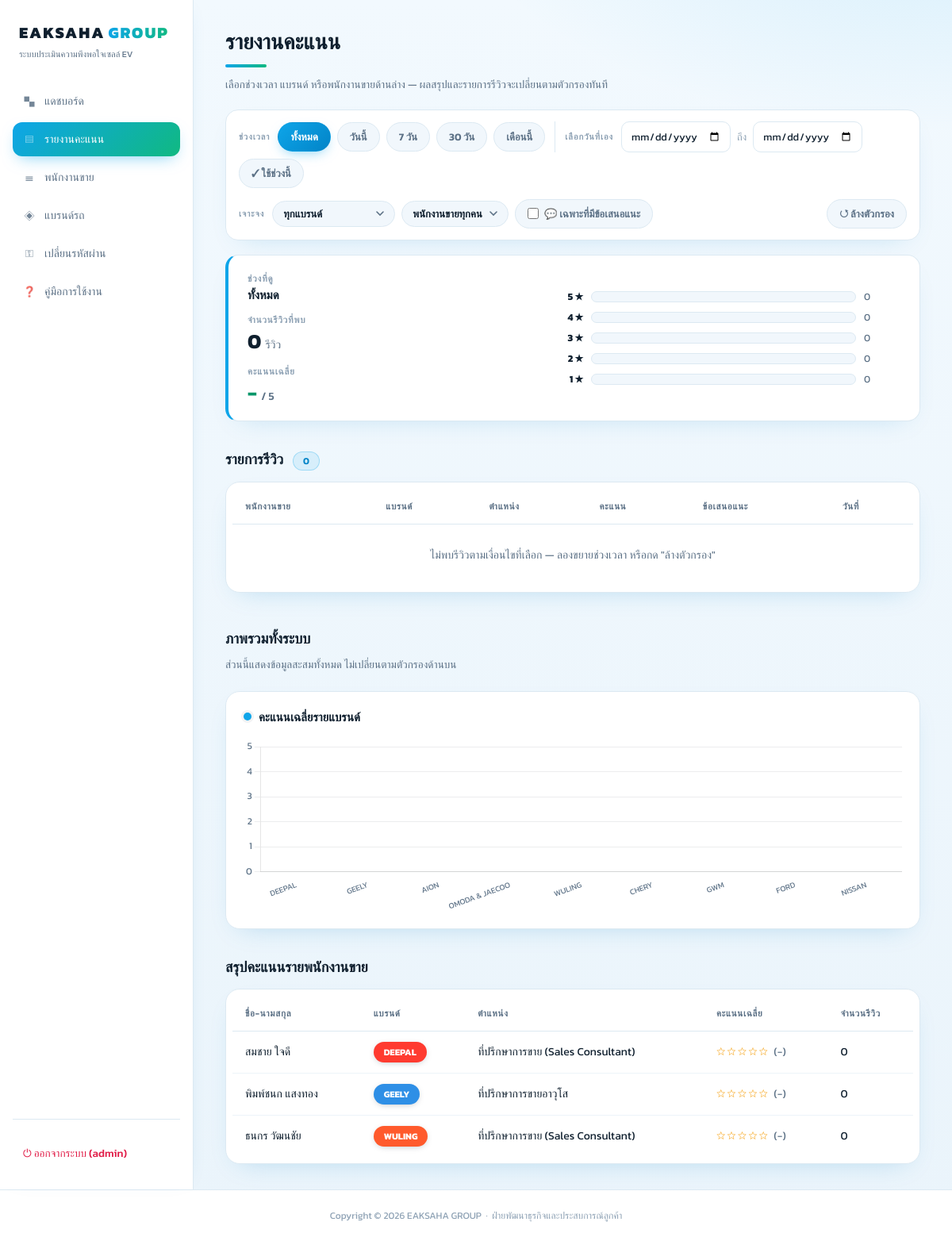
Page /admin/report.php (signed in) on the committed database.
### tables this page shows
CREATE TABLE IF NOT EXISTS `staff` (
    `id`       INT AUTO_INCREMENT PRIMARY KEY,
    `code`     VARCHAR(20)  NOT NULL UNIQUE,
    `name`     VARCHAR(150) NOT NULL,
    `position` VARCHAR(150) NOT NULL,
    `brand_id` INT NULL,
    `photo`    VARCHAR(255) NULL,
    `created_at` TIMESTAMP DEFAULT CURRENT_TIMESTAMP,
    CONSTRAINT `fk_staff_brand` FOREIGN KEY (`brand_id`)
        REFERENCES `brands`(`id`) ON DELETE SET NULL ON UPDATE CASCADE
);

CREATE TABLE IF NOT EXISTS `brands` (
    `id`         INT AUTO_INCREMENT PRIMARY KEY,
    `name`       VARCHAR(80)  NOT NULL,
    `code`       VARCHAR(40)  NOT NULL UNIQUE,
    `color`      VARCHAR(20)  DEFAULT '#E10600',
    `sort_order` INT DEFAULT 0
);

### admin/report.php (the view, shortened to what this page needs)
<?php
require '../conn/config.php';
$validDate = fn($d) => is_string($d) && preg_match('/^\d{4}-\d{2}-\d{2}$/', $d);
$hasFeedback = isset($_GET['has_feedback']) && $_GET['has_feedback'] === '1';
$range       = $_GET['range'] ?? 'all';
$dateFrom    = $validDate($_GET['date_from'] ?? '') ? $_GET['date_from'] : '';
$dateTo      = $validDate($_GET['date_to']   ?? '') ? $_GET['date_to']   : '';
switch ($range) {
    case 'all':
    default:      $range = 'all'; $dateFrom = ''; $dateTo = '';
}
$where  = [];
$params = [];
$whereSql = $where ? ('WHERE ' . implode(' AND ', $where)) : '';
$stStat = $pdo->prepare("SELECT COUNT(*) AS total, ROUND(AVG(r.score),2) AS avg_score
                         FROM ratings r JOIN staff s ON s.id = r.staff_id $whereSql");
$stStat->execute($params);
$fStat    = $stStat->fetch() ?: [];
$fCount   = (int) ($fStat['total'] ?? 0);
$fAvg     = $fStat['avg_score'] !== null ? (float) ($fStat['avg_score'] ?? 0) : null;
$dist = [5 => 0, 4 => 0, 3 => 0, 2 => 0, 1 => 0];
$distTotal = max(1, array_sum($dist));
$stList = $pdo->prepare("
    SELECT r.score, r.feedback, r.created_at, s.name, s.position, b.name AS brand_name, b.color AS brand_color
    FROM ratings r
    JOIN staff s ON s.id = r.staff_id
    LEFT JOIN brands b ON b.id = s.brand_id
    $whereSql
    ORDER BY r.created_at DESC
    LIMIT 200
");
$stList->execute($params);
$ratings = $stList->fetchAll();
$summary = $pdo->query("
    SELECT s.id, s.name, s.position, b.name AS brand_name, b.color AS brand_color,
           COUNT(r.id) AS total_ratings, AVG(r.score) AS avg_score
    FROM staff s
    LEFT JOIN ratings r ON r.staff_id = s.id
    LEFT JOIN brands  b ON b.id = s.brand_id
    GROUP BY s.id, s.name, s.position, b.name, b.color
    ORDER BY s.id ASC
")->fetchAll();
$brandAvg = $pdo->query("
    SELECT b.name, b.color, ROUND(AVG(r.score), 2) AS avg_score, COUNT(r.id) AS total
    FROM brands b
    LEFT JOIN staff s   ON s.brand_id = b.id
    LEFT JOIN ratings r ON r.staff_id = s.id
    GROUP BY b.id, b.name, b.color
    ORDER BY b.sort_order ASC
")->fetchAll();
$barLabels = array_column($brandAvg, 'name');
$barScores = array_map(fn($r) => $r['avg_score'] !== null ? (float) $r['avg_score'] : 0, $brandAvg);
$barColors = array_column($brandAvg, 'color');
$barTotals = array_column($brandAvg, 'total');
$rangeNames = ['all' => 'ทั้งหมด', 'today' => 'วันนี้', '7d' => '7 วันล่าสุด', '30d' => '30 วันล่าสุด', 'month' => 'เดือนนี้', 'custom' => 'กำหนดเอง'];
$rangeText  = $rangeNames[$range] ?? 'ทั้งหมด';
$distLabels = [5 => 'พึงพอใจมากที่สุด', 4 => 'พึงพอใจมาก', 3 => 'ปานกลาง', 2 => 'พึงพอใจน้อย', 1 => 'ควรปรับปรุง'];
require 'includes/head.php';
?>
<h1>รายงานคะแนน</h1>
<p class="page-sub">เลือกช่วงเวลา แบรนด์ หรือพนักงานขายด้านล่าง — ผลสรุปและรายการรีวิวจะเปลี่ยนตามตัวกรองทันที</p>
<form method="GET" id="filterForm">
    <div class="filter-bar" style="flex-direction:column; align-items:stretch; gap:14px;">
        <div class="filter-group">
            <span class="filter-label">ช่วงเวลา</span>
            <button type="submit" name="range" value="all"   class="pill <?= $range === 'all'   ? 'active' : '' ?>">ทั้งหมด</button>
            <button type="submit" name="range" value="today" class="pill <?= $range === 'today' ? 'active' : '' ?>">วันนี้</button>
            <button type="submit" name="range" value="7d"    class="pill <?= $range === '7d'    ? 'active' : '' ?>">7 วัน</button>
            <button type="submit" name="range" value="30d"   class="pill <?= $range === '30d'   ? 'active' : '' ?>">30 วัน</button>
            <button type="submit" name="range" value="month" class="pill <?= $range === 'month' ? 'active' : '' ?>">เดือนนี้</button>
            <span class="filter-label">เลือกวันที่เอง</span>
            <input type="date" name="date_from" value="<?= htmlspecialchars($dateFrom) ?>" class="date-input">
            <span class="to">ถึง</span>
            <input type="date" name="date_to" value="<?= htmlspecialchars($dateTo) ?>" class="date-input">
            <button type="submit" name="range" value="custom" class="pill mint <?= $range === 'custom' ? 'active' : '' ?>">✓ ใช้ช่วงนี้</button>
        </div>
        <div class="filter-group">
            <span class="filter-label">เจาะจง</span>
            <select name="brand_id" class="filter-select" onchange="this.form.submit()">
                <option value="">ทุกแบรนด์</option>
            </select>
            <select name="staff_id" class="filter-select" onchange="this.form.submit()">
                <option value="">พนักงานขายทุกคน</option>
            </select>
            <label class="check-pill <?= $hasFeedback ? 'active' : '' ?>">
                <input type="checkbox" name="has_feedback" value="1" <?= $hasFeedback ? 'checked' : '' ?> onchange="this.form.submit()">
                💬 เฉพาะที่มีข้อเสนอแนะ
            </label>
            <a href="report.php" class="pill" style="margin-left:auto;">↺ ล้างตัวกรอง</a>
        </div>
    </div>
</form>
<div class="result-strip">
    <div class="rs-stats">
        <div class="rs-stat">
            <div class="rs-label">ช่วงที่ดู</div>
            <div class="rs-value rs-small"><?= htmlspecialchars($rangeText) ?></div>
        </div>
        <div class="rs-stat">
            <div class="rs-label">จำนวนรีวิวที่พบ</div>
            <div class="rs-value"><?= number_format($fCount) ?> <small>รีวิว</small></div>
        </div>
        <div class="rs-stat">
            <div class="rs-label">คะแนนเฉลี่ย</div>
            <div class="rs-value rs-mint"><?= $fAvg !== null && $fCount > 0 ? number_format($fAvg, 2) : '-' ?> <small>/ 5</small></div>
        </div>
    </div>
    <div class="rs-dist">
        <?php foreach ($dist as $score => $cnt): $pct = round($cnt / $distTotal * 100); ?>
            <div class="dist-row" title="<?= $distLabels[$score] ?>">
                <span class="dist-score"><?= $score ?> ★</span>
                <div class="dist-track">
                </div>
                <span class="dist-count"><?= number_format($cnt) ?></span>
            </div>
        <?php endforeach; ?>
    </div>
</div>
<h2 class="section-title">รายการรีวิว <span class="count-badge"><?= number_format(min($fCount, 200)) ?><?= $fCount > 200 ? ' จาก ' . number_format($fCount) : '' ?></span></h2>
<div class="table-card">
    <table>
        <thead>
            <tr><th>พนักงานขาย</th><th>แบรนด์</th><th>ตำแหน่ง</th><th>คะแนน</th><th>ข้อเสนอแนะ</th><th>วันที่</th></tr>
        </thead>
        <tbody>
            <?php if (empty($ratings)): ?>
                <tr><td colspan="6" class="empty-cell">ไม่พบรีวิวตามเงื่อนไขที่เลือก — ลองขยายช่วงเวลา หรือกด "ล้างตัวกรอง"</td></tr>
            <?php endif; ?>
        </tbody>
    </table>
</div>
<h2 class="section-title" style="margin-top:44px;">ภาพรวมทั้งระบบ</h2>
<p class="page-sub" style="margin-top:-6px;">ส่วนนี้แสดงข้อมูลสะสมทั้งหมด ไม่เปลี่ยนตามตัวกรองด้านบน</p>
<div class="chart-grid">
    <div class="chart-card">
        <div class="chart-head"><div class="chart-title"><span class="dot red"></span>คะแนนเฉลี่ยรายแบรนด์</div></div>
        <canvas id="barChart" height="80"></canvas>
    </div>
</div>
<h2 class="section-title">สรุปคะแนนรายพนักงานขาย</h2>
<div class="table-card">
    <table>
        <thead>
            <tr><th>ชื่อ-นามสกุล</th><th>แบรนด์</th><th>ตำแหน่ง</th><th>คะแนนเฉลี่ย</th><th>จำนวนรีวิว</th></tr>
        </thead>
        <tbody>
            <?php if (empty($summary)): ?>
                <tr><td colspan="5" class="empty-cell">ยังไม่มีข้อมูลพนักงานขาย — เพิ่มได้ที่เมนู "พนักงานขาย"</td></tr>
            <?php else: ?>
                <?php foreach ($summary as $row): ?>
                    <tr>
                        <td class="wrap-cell"><?= htmlspecialchars($row['name']) ?></td>
                        <td>
                            <?php if (!empty($row['brand_name'])): ?>
                                <span class="brand-tag" style="background:<?= htmlspecialchars($row['brand_color'] ?? '#0EA5E9') ?>"><?= htmlspecialchars($row['brand_name']) ?></span>
                            <?php else: ?>
                                <span class="brand-tag none">-</span>
                            <?php endif; ?>
                        </td>
                        <td class="wrap-cell"><?= htmlspecialchars($row['position']) ?></td>
                        <td class="stars-display">
                            <?php $avg = $row['avg_score'] !== null ? round((float) $row['avg_score']) : 0;
                                  echo str_repeat('★', (int) $avg) . str_repeat('☆', 5 - (int) $avg); ?>
                            <span style="color:#5C7186; letter-spacing:normal;">(<?= $row['avg_score'] !== null ? round((float) $row['avg_score'], 2) : '-' ?>)</span>
                        </td>
                        <td><?= (int) $row['total_ratings'] ?></td>
                    </tr>
                <?php endforeach; ?>
            <?php endif; ?>
        </tbody>
    </table>
</div>
<script>
(function () {
    const barLabels = <?= json_encode($barLabels, JSON_UNESCAPED_UNICODE) ?>;
    const barScores = <?= json_encode($barScores) ?>;
    const barColors = <?= json_encode($barColors, JSON_UNESCAPED_UNICODE) ?>;
    const barTotals = <?= json_encode($barTotals) ?>;
    Chart.defaults.font.family = "'Kanit', sans-serif";
    Chart.defaults.color = '#5C7186';
    new Chart(document.getElementById('barChart'), {
        type: 'bar',
        data: { labels: barLabels, datasets: [{ label: 'คะแนนเฉลี่ย', data: barScores, backgroundColor: barColors.map(c => c || '#0EA5E9'), borderRadius: 8, borderSkipped: false, maxBarThickness: 64 }] },
        options: {
            responsive: true,
            plugins: {
                legend: { display: false },
                tooltip: {
                    backgroundColor: '#0F1F2E', borderColor: 'rgba(255,255,255,0.15)', borderWidth: 1,
                    titleColor: '#FFF', bodyColor: '#E9EAF0', padding: 10, cornerRadius: 8, displayColors: false,
                    callbacks: { label: (ctx) => ` ${ctx.parsed.y.toFixed(2)} / 5 (${barTotals[ctx.dataIndex]} รีวิว)` }
                }
            },
            scales: {
                y: { min: 0, max: 5, ticks: { stepSize: 1 }, grid: { color: 'rgba(15,31,46,0.08)' } },
                x: { grid: { display: false }, ticks: { maxRotation: 40, minRotation: 20, font: { size: 10 } } }
            }
        }
    });
})();
</script>
<?php require 'includes/footer.php'; ?>

### rows in the picture
staff: name "สมชาย ใจดี", brand.name "DEEPAL", position "ที่ปรึกษาการขาย (Sales Consultant)", avg "☆☆☆☆☆", total_ratings "0"
staff: name "พิมพ์ชนก แสงทอง", brand.name "GEELY", position "ที่ปรึกษาการขายอาวุโส", avg "☆☆☆☆☆", total_ratings "0"
staff: name "ธนกร วัฒนชัย", brand.name "WULING", position "ที่ปรึกษาการขาย (Sales Consultant)", avg "☆☆☆☆☆", total_ratings "0"

### other values in the picture
$_SESSION['admin_username'] "admin"
$rangeText "ทั้งหมด"
$fCount "0"
$score "5"
$cnt "0"
$score "4"
$score "3"
$score "2"
$score "1"
min($fCount, 200) "0"
ORG_NAME "EAKSAHA GROUP"
ORG_DEPT "ฝ่ายพัฒนาธุรกิจและประสบการณ์ลูกค้า"
chart data {{ json_encode($barLabels, JSON_UNESCAPED_UNICODE) }} ["DEEPAL","GEELY","AION","OMODA & JAECOO","WULING","CHERY","GWM","FORD","NISSAN"]
chart data {{ json_encode($barScores) }} [0,0,0,0,0,0,0,0,0]
